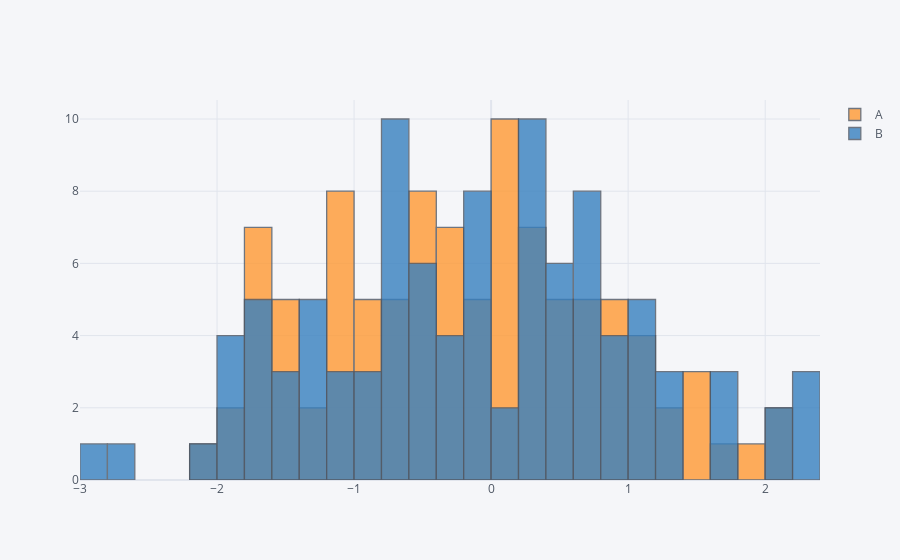

Notebook code cell kept with this figure:
### Code cell
df[['A','B']].iplot(kind='hist',bins=30)
